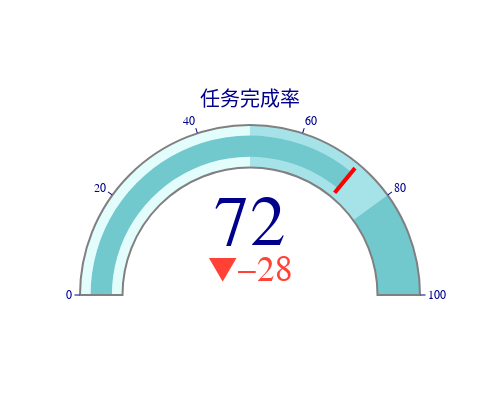

The notebook cell this image was saved under:
### Code cell
import plotly.graph_objects as go

progress = 72

fig = go.Figure(go.Indicator(
    mode = "gauge+number+delta",
    value = progress,
    delta = {'reference': 100, 'increasing': {'color': "RebeccaPurple"}},
    gauge = {
        'axis': {'range': [0, 100], 'tickwidth': 1, 'tickcolor': "darkblue"},
        'bar': {'color': "#71c9ce"},
        'bgcolor': "white",
        'borderwidth': 2,
        'bordercolor': "gray",
        'steps': [
            {'range': [0, 50], 'color': '#e3fdfd'},
            {'range': [50, 80], 'color': '#a6e3e9'},
            {'range': [80, 100], 'color': '#71c9ce'}
        ],
        'threshold': {
            'line': {'color': "red", 'width': 4},
            'thickness': 0.75,
            'value': progress
        }
    },
    title = {'text': "任务完成率"}
))

fig.update_layout(
    paper_bgcolor="white",
    font={'color': "darkblue", 'family': "Arial"},
    height=400,
    width=500
)
fig.show()

### Figure 1 — Plotly figure (JSON) as saved in the notebook; plotly's stock layout.template omitted (floating-point values rounded to 4 significant figures)
{"data": [{"delta": {"increasing": {"color": "RebeccaPurple"}, "reference": 100}, "gauge": {"axis": {"range": [0, 100], "tickcolor": "darkblue", "tickwidth": 1}, "bar": {"color": "#71c9ce"}, "bgcolor": "white", "bordercolor": "gray", "borderwidth": 2, "steps": [{"color": "#e3fdfd", "range": [0, 50]}, {"color": "#a6e3e9", "range": [50, 80]}, {"color": "#71c9ce", "range": [80, 100]}], "threshold": {"line": {"color": "red", "width": 4}, "thickness": 0.75, "value": 72}}, "mode": "gauge+number+delta", "title": {"text": "任务完成率"}, "type": "indicator", "value": 72}], "layout": {"font": {"color": "darkblue", "family": "Arial"}, "height": 400, "paper_bgcolor": "white", "width": 500}}
